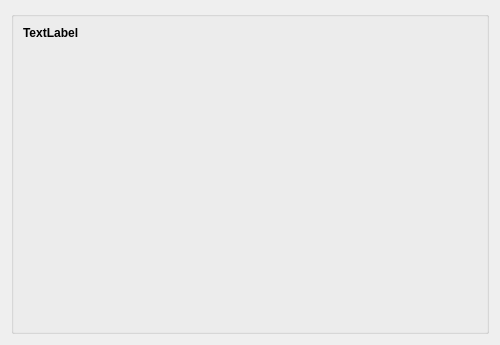
<ui version="4.0" >
 <class>WizardShellMac</class>
 <widget class="QWidget" name="WizardShellMac" >
  <property name="geometry" >
   <rect>
    <x>0</x>
    <y>0</y>
    <width>500</width>
    <height>345</height>
   </rect>
  </property>
  <property name="windowTitle" >
   <string>Form</string>
  </property>
  <property name="autoFillBackground" >
   <bool>true</bool>
  </property>
  <layout class="QVBoxLayout" >
   <item>
    <widget class="QGroupBox" name="groupBox" >
     <property name="autoFillBackground" >
      <bool>false</bool>
     </property>
     <property name="title" >
      <string/>
     </property>
     <layout class="QVBoxLayout" >
      <item>
       <widget class="QLabel" name="headerLabel" >
        <property name="font" >
         <font>
          <weight>75</weight>
          <bold>true</bold>
         </font>
        </property>
        <property name="text" >
         <string>TextLabel</string>
        </property>
       </widget>
      </item>
      <item>
       <widget class="QFrame" name="pageFrame" >
        <property name="sizePolicy" >
         <sizepolicy vsizetype="MinimumExpanding" hsizetype="Preferred" >
          <horstretch>0</horstretch>
          <verstretch>0</verstretch>
         </sizepolicy>
        </property>
        <property name="autoFillBackground" >
         <bool>false</bool>
        </property>
        <property name="frameShape" >
         <enum>QFrame::NoFrame</enum>
        </property>
        <property name="frameShadow" >
         <enum>QFrame::Plain</enum>
        </property>
        <layout class="QVBoxLayout" >
         <property name="spacing" >
          <number>0</number>
         </property>
         <property name="leftMargin" >
          <number>0</number>
         </property>
         <property name="topMargin" >
          <number>0</number>
         </property>
         <property name="rightMargin" >
          <number>0</number>
         </property>
         <property name="bottomMargin" >
          <number>0</number>
         </property>
        </layout>
       </widget>
      </item>
     </layout>
    </widget>
   </item>
  </layout>
 </widget>
 <resources/>
 <connections/>
</ui>
